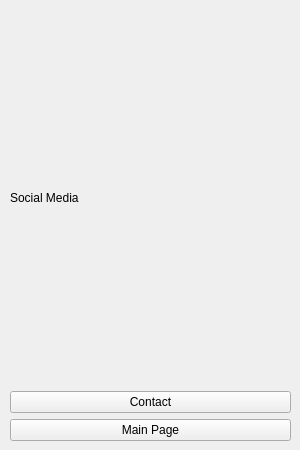
<?xml version="1.0" encoding="UTF-8"?>
<ui version="4.0">
 <class>Form</class>
 <widget class="QWidget" name="Form">
  <property name="geometry">
   <rect>
    <x>0</x>
    <y>0</y>
    <width>300</width>
    <height>450</height>
   </rect>
  </property>
  <property name="windowTitle">
   <string>Form</string>
  </property>
  <widget class="QWidget" name="gridLayoutWidget">
   <property name="geometry">
    <rect>
     <x>10</x>
     <y>10</y>
     <width>281</width>
     <height>431</height>
    </rect>
   </property>
   <layout class="QGridLayout" name="gridLayout">
    <item row="0" column="0">
     <widget class="QLabel" name="label">
      <property name="text">
       <string>Social Media</string>
      </property>
     </widget>
    </item>
    <item row="2" column="0">
     <widget class="QPushButton" name="btnChangePage">
      <property name="text">
       <string>Main Page</string>
      </property>
     </widget>
    </item>
    <item row="1" column="0">
     <widget class="QPushButton" name="btnChangePageContact">
      <property name="text">
       <string>Contact</string>
      </property>
      <property name="icon">
       <iconset>
        <normaloff>../../../../../../../../../Downloads/wasserglas.png</normaloff>../../../../../../../../../Downloads/wasserglas.png</iconset>
      </property>
     </widget>
    </item>
   </layout>
  </widget>
 </widget>
 <resources/>
 <connections/>
</ui>
